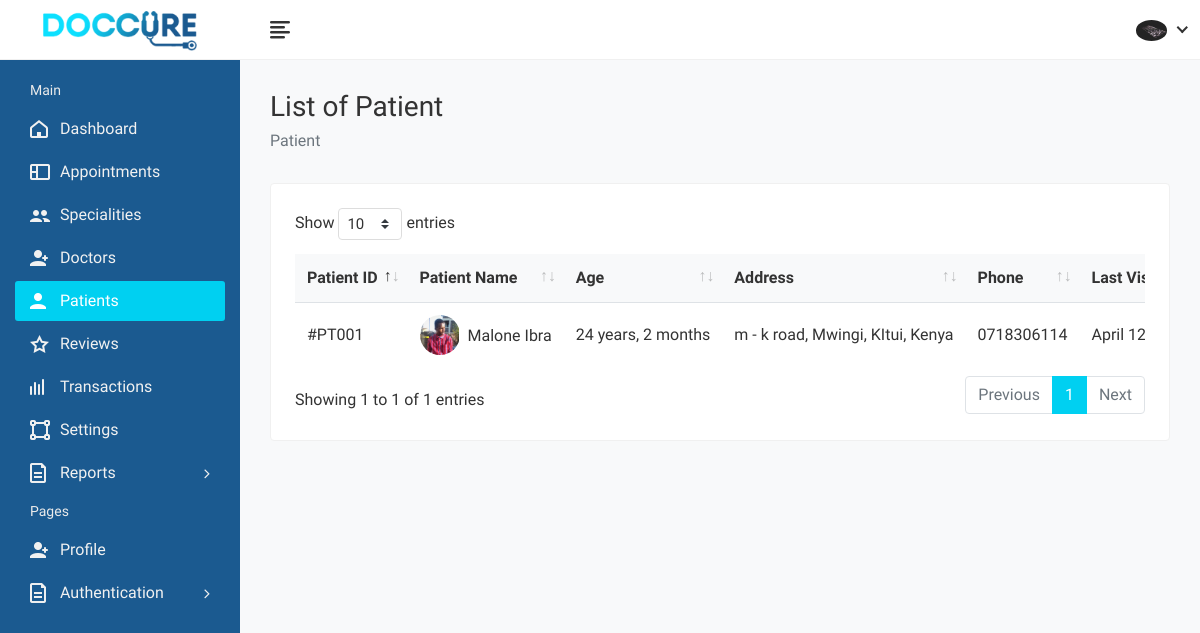
Screenshot of /administrators/patient-list/ (signed in) with the database file from the repository.
### administrators/models.py (models this page shows)
class Admin(models.Model):
	user = models.OneToOneField(User, on_delete=models.CASCADE)
	image = models.ImageField('Profile Image', upload_to='Image/Administrator',
		max_length=500, default='dummy.png')
	first_name = models.CharField('First Name', max_length=50)
	second_name =  models.CharField('Second Name', max_length=50)
	d_o_b = models.DateField('Date of Birth')
	phone_no = models.CharField('Phone Number', max_length=50)
	email = models.EmailField('Email', max_length=250)
	address_line = models.CharField('Address Line', max_length=200, blank=True)
	country = models.CharField('Country', max_length=100, blank=True)
	county = models.CharField('County', max_length=100, blank=True)
	town = models.CharField('Town', max_length=100, blank=True)\
	def __str__(self):
		return self.first_name+" "+self.second_name

### appointments/models.py (models this page shows, shortened)
class Patient(models.Model):
	user = models.OneToOneField(User, on_delete=models.CASCADE)
	image = models.ImageField('Profile Image', upload_to='Image/Patient/Profile/',
		max_length=500, default='dummy.png')
	first_name = models.CharField('First Name', max_length=50)
	second_name = models.CharField('Second Name', max_length=50)
	d_o_b = models.DateField('Date Of Birth')
	gender = models.CharField('Gender', max_length=10)
	email = models.CharField('Email', max_length=50)
	phone_no = models.CharField('Phone Number', max_length=20)
	blood_group = models.CharField('Blood Group', max_length=5)
	country = models.CharField('Country', max_length=50)
	county = models.CharField('County', max_length=50)
	town = models.CharField('Town', max_length=50)
	street_lane = models.CharField('Street/Lane', max_length=50)
	def __str__(self):
		return self.first_name +' '+self.second_name
	def last_appointment(self):
		appointments = Appointment.objects.filter(patient=self.id).order_by('booking_date')
		if appointments.count()>0:
			index = appointments.count() - 1
			return appointments[index]
		else:
			return None

class Appointment(models.Model):
	doctor = models.ForeignKey(Doctor, on_delete=models.CASCADE)
	patient = models.ForeignKey(Patient, on_delete=models.CASCADE)
	purpose = models.CharField('Purpose', max_length=50)
	category = models.CharField('Type', max_length=50)
	amount = models.FloatField('Amount', default=0.00)
	status = models.CharField('Status', max_length=50)
	date = models.DateTimeField('Appointment Date', auto_now_add=True)
	booking_date = models.DateTimeField('Booking Date')
	follow_up_date = models.DateTimeField('Follow Up', null=True)

### administrators/views.py (the view)
# urls.py: path('patient-list/', views.patient_list, name='patient-list'),
@login_required(login_url='/login/')
@user_passes_test(check_admin, login_url='/login/')
@user_passes_test(check_settings, login_url='/administrators/profile/')
def patient_list(request):
	profile = Admin.objects.get(user=request.user.id)
	patients = Patient.objects.all()
	return render(request, 'administrators/patient-list.html', {'profile': profile, 'patients': patients})

### administrators/views.py (called while the page is built)
def check_admin(user):
	return user.is_superuser

def check_settings(user):
	profile = Admin.objects.filter(user=user.id)
	return profile.count()>=1

### administrators/templates/administrators/patient-list.html (shortened to what this page needs)
{% extends "administrators/base.html" %}
{% load static %}
{% block css %}
	<link rel="stylesheet" href="{% static 'administrators/plugins/datatables/datatables.min.css' %}">
{% endblock %}
{% block sidenav %}
	<li>
		<a href="{% url 'admin-dashboard' %}"><i class="fe fe-home"></i> <span>Dashboard</span></a>
	</li>
	<li>
		<a href="{% url 'appointment-list' %}"><i class="fe fe-layout"></i> <span>Appointments</span></a>
	</li>
	<li>
		<a href="{% url 'specialities' %}"><i class="fe fe-users"></i> <span>Specialities</span></a>
	</li>
	<li>
		<a href="{% url 'doctor-list' %}"><i class="fe fe-user-plus"></i> <span>Doctors</span></a>
	</li>
	<li class="active">
		<a href="{% url 'patient-list' %}"><i class="fe fe-user"></i> <span>Patients</span></a>
	</li>
	<li>
		<a href="{% url 'admin-reviews' %}"><i class="fe fe-star-o"></i> <span>Reviews</span></a>
	</li>
	<li>
		<a href="{% url 'transactions-list' %}"><i class="fe fe-activity"></i> <span>Transactions</span></a>
	</li>
	<li>
		<a href="{% url 'settings' %}"><i class="fe fe-vector"></i> <span>Settings</span></a>
	</li>
	<li class="submenu">
		<a href="#"><i class="fe fe-document"></i> <span> Reports</span> <span class="menu-arrow"></span></a>
	</li>
	<li class="menu-title">
		<span>Pages</span>
	</li>
	<li>
		<a href="{% url 'profile' %}"><i class="fe fe-user-plus"></i> <span>Profile</span></a>
	</li>
	<li class="submenu">
		<a href="#"><i class="fe fe-document"></i> <span> Authentication </span> <span class="menu-arrow"></span></a>
	</li>
{% endblock %}
{% block breadcrumb %}List of Patient{% endblock %}
{% block breadcrumb1 %}Patient {% endblock %}
{% block content %}
	<div class="row">
		<div class="col-sm-12">
			<div class="card">
				<div class="card-body">
					<div class="table-responsive">
						<div class="table-responsive">
						<table class="datatable table table-hover table-center mb-0">
							<thead>
								<tr>
									<th>Patient ID</th>
									<th>Patient Name</th>
									<th>Age</th>
									<th>Address</th>
									<th>Phone</th>
									<th>Last Visit</th>
								</tr>
							</thead>
							<tbody>
							{% for patient in patients %}
								<tr>
									<td>#PT00{{patient.id}}</td>
									<td>
										<h2 class="table-avatar">
											<a href="#" class="avatar avatar-sm mr-2"><img class="avatar-img rounded-circle" src="{{patient.image.url}}" alt="User Image"></a>
											<a href="#">{{patient}} </a>
										</h2>
									</td>
									<td>{{ patient.d_o_b|timesince }}</td>
									<td>{{patient.street_lane}}, {{patient.town}}, {{patient.county}}, {{patient.country}}</td>
									<td>{{patient.phone_no}}</td>
								{% if patient.last_appointment != None %}
									<td>{{patient.last_appointment.booking_date}}</td>
								{% else %}
									<td>None</td>
									<td class="text-right">None</td>
								{% endif %}
								</tr>
							{% endfor %}
							</tbody>
						</table>
					</div>
					</div>
				</div>
			</div>
		</div>
	</div>
{% endblock %}

### administrators/templates/administrators/base.html (shortened to what this page needs)
<!DOCTYPE html>
<html lang="en">
	<head>
		{% load static %}
        <link rel="stylesheet" href="{% static 'administrators/css/bootstrap.min.css' %}">
        <link rel="stylesheet" href="{% static 'administrators/css/font-awesome.min.css' %}">
        <link rel="stylesheet" href="{% static 'administrators/css/feathericon.min.css' %}">
        <link rel="stylesheet" href="{% static 'administrators/css/style.css' %}">
        {% block css %}
		{% endblock %}
    </head>
    <body>
        <div class="main-wrapper">
            <div class="header">
                <div class="header-left">
                    <a href="{% url 'index' %}" class="logo">
						<img src="{% static 'administrators/img/logo.png' %}" alt="Logo">
					</a>
                </div>
				<a href="javascript:void(0);" id="toggle_btn">
					<i class="fe fe-text-align-left"></i>
				</a>
				<ul class="nav user-menu">
					<li class="nav-item dropdown has-arrow">
						<a href="#" class="dropdown-toggle nav-link" data-toggle="dropdown">
							<span class="user-img"><img class="rounded-circle" src="{{profile.image.url}}" width="31" alt="Ryan Taylor"></span>
						</a>
					</li>
				</ul>
            </div>
            <div class="sidebar" id="sidebar">
                <div class="sidebar-inner slimscroll">
					<div id="sidebar-menu" class="sidebar-menu">
						<ul>
							<li class="menu-title">
								<span>Main</span>
							</li>
							{% block sidenav %}
							{% endblock %}
						</ul>
					</div>
                </div>
            </div>
            <div class="page-wrapper">
                <div class="content container-fluid">
					<div class="page-header">
						<div class="row">
							<div class="col-sm-12">
								<h3 class="page-title">{% block breadcrumb %}{% endblock %}</h3>
								<ul class="breadcrumb">
									<li class="breadcrumb-item active">{% block breadcrumb1 %}{% endblock %}</li>
								</ul>
							</div>
						</div>
					</div>
					{% block content %}
					{% endblock %}
				</div>
			</div>
        </div>
    </body>
</html>

### rows the page displays
Admin: image (picture)
Patient: id "1", image (picture), first_name+second_name "Malone Ibra", d_o_b "24 years, 2 months", street_lane "m - k road", town "Mwingi", county "KItui", country "Kenya", phone_no "0718306114", last_appointment.booking_date "April…"
